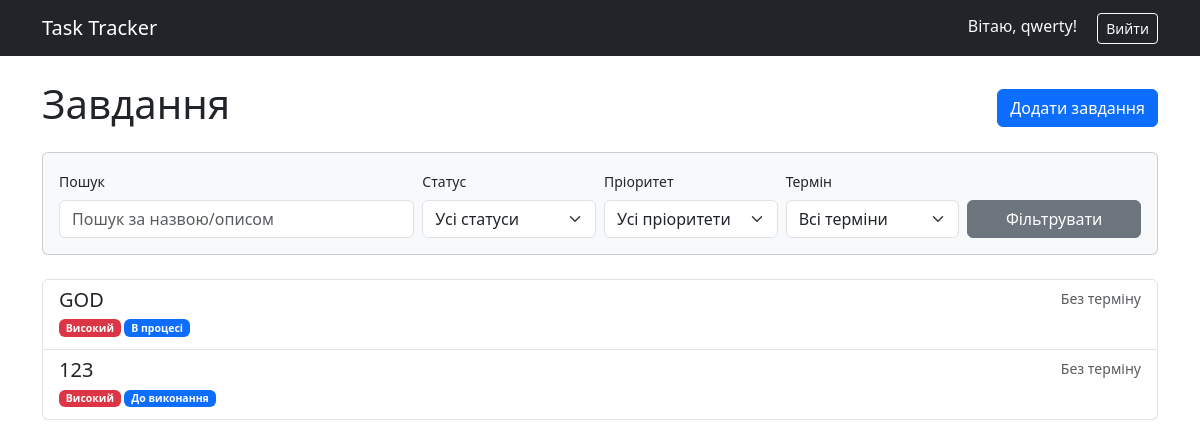
The app's page / (signed in), older data.
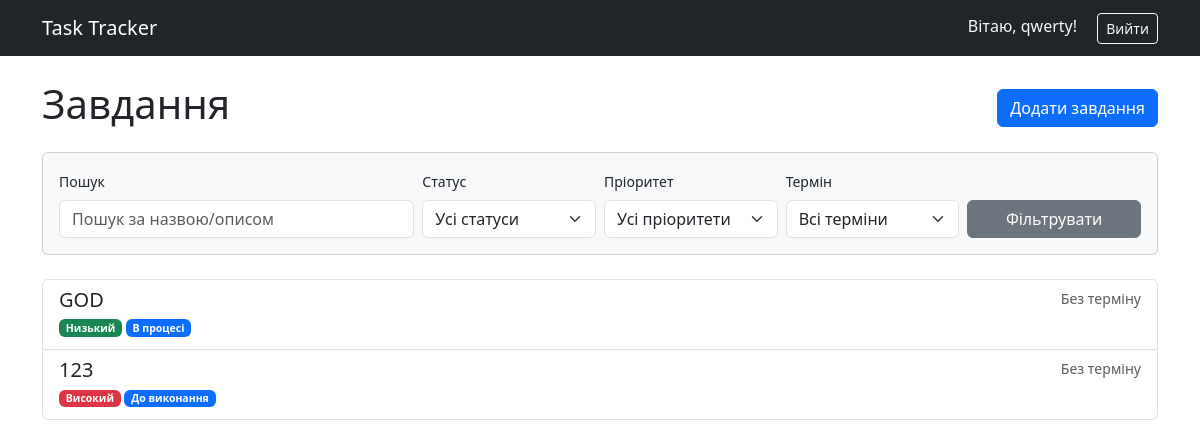
The same page, newer data.
### tasks/models.py (models this page shows, shortened)
class Task(models.Model):
    class Status(models.TextChoices):
        TODO = 'TODO', _('До виконання')
        IN_PROGRESS = 'IN_PROG', _('В процесі')
        DONE = 'DONE', _('Виконано')
    class Priority(models.TextChoices):
        LOW = 'LOW', _('Низький')
        MEDIUM = 'MED', _('Середній')
        HIGH = 'HIGH', _('Високий')
    title = models.CharField(max_length=255, verbose_name=_("Назва"))
    description = models.TextField(blank=True, verbose_name=_("Опис"))
    status = models.CharField(
        max_length=10,
        choices=Status.choices,
        default=Status.TODO,
        verbose_name=_("Статус")
    )
    priority = models.CharField(
        max_length=10,
        choices=Priority.choices,
        default=Priority.MEDIUM,
        verbose_name=_("Пріоритет")
    )
    due_date = models.DateField(null=True, blank=True, verbose_name=_("Термін виконання"))
    image = models.ImageField(
        upload_to='task_images/',
        null=True,
        blank=True,
        verbose_name="Зображення"
    )
    created_at = models.DateTimeField(auto_now_add=True)
    updated_at = models.DateTimeField(auto_now=True)
    user = models.ForeignKey(
        User,
        on_delete=models.CASCADE,
        related_name='tasks',
        verbose_name=_("Користувач")
    )
    class Meta:
        ordering = ['due_date', '-priority']
        verbose_name = _("Завдання")
        verbose_name_plural = _("Завдання")

### tasks/views.py (the view)
# urls.py: path('', TaskListView.as_view(), name='task_list'),
class TaskListView(LoginRequiredMixin, ListView):
    model = Task
    template_name = 'tasks/task_list.html'
    context_object_name = 'tasks'
    paginate_by = 10
    def get_queryset(self):
        queryset = Task.objects.filter(user=self.request.user)
        query = self.request.GET.get('q')
        if query:
            queryset = queryset.filter(
                Q(title__icontains=query) | Q(description__icontains=query)
            )
        status = self.request.GET.get('status')
        if status:
            queryset = queryset.filter(status=status)
        priority = self.request.GET.get('priority')
        if priority:
            queryset = queryset.filter(priority=priority)
        due = self.request.GET.get('due')
        if due == 'overdue':
            queryset = queryset.filter(due_date__lt=date.today(), status__ne=Task.Status.DONE)
        return queryset.order_by('-created_at')
    def get_context_data(self, **kwargs):
        context = super().get_context_data(**kwargs)
        get_params = self.request.GET.copy()
        if 'page' in get_params:
            del get_params['page']
        context['filter_params'] = get_params.urlencode()
        context['status_choices'] = Task.Status.choices
        context['priority_choices'] = Task.Priority.choices
        context['user_today'] = date.today()
        return context

### templates/tasks/task_list.html (shortened to what this page needs)
{% extends 'base.html' %}
{% block content %}
<div class="d-flex justify-content-between align-items-center mb-3">
  <h1>Завдання</h1>
  <div>
    <a class="btn btn-primary" href="{% url 'task_create' %}">Додати завдання</a>
  </div>
</div>
<form class="card card-body bg-light mb-4" method="get">
  <div class="row g-2 align-items-end">
    <div class="col-md-4">
      <label for="search" class="form-label small">Пошук</label>
      <input type="text" name="q" value="{{ request.GET.q|default:'' }}" class="form-control" placeholder="Пошук за назвою/описом">
    </div>
    <div class="col-md-2">
      <label for="status" class="form-label small">Статус</label>
      <select name="status" class="form-select">
        <option value="">Усі статуси</option>
      </select>
    </div>
    <div class="col-md-2">
      <label for="priority" class="form-label small">Пріоритет</label>
      <select name="priority" class="form-select">
        <option value="">Усі пріоритети</option>
      </select>
    </div>
    <div class="col-md-2">
      <label for="due" class="form-label small">Термін</label>
      <select name="due" class="form-select">
        <option value="">Всі терміни</option>
      </select>
    </div>
    <div class="col-md-2 d-grid">
      <button class="btn btn-secondary">Фільтрувати</button>
    </div>
  </div>
</form>
<div class="list-group">
  {% for task in tasks %}
  <a href="{% url 'task_detail' task.pk %}" class="list-group-item list-group-item-action">
    <div class="d-flex w-100 justify-content-between">
      <h5 class="mb-1">{{ task.title }}</h5>
      <small class="text-muted">
        {% if task.due_date %}
          Термін: {{ task.due_date|date:"d.m.Y" }}
          {% if task.due_date < user_today and task.status != 'DONE' %}
            <span class="badge bg-danger ms-1">Протерміновано</span>
          {% endif %}
        {% else %}
          Без терміну
        {% endif %}
      </small>
    </div>
    <p class="mb-1 small text-muted">
      {% if task.priority == 'HIGH' %}
        <span class="badge bg-danger">{{ task.get_priority_display }}</span>
      {% elif task.priority == 'MED' %}
        <span class="badge bg-warning text-dark">{{ task.get_priority_display }}</span>
      {% else %}
        <span class="badge bg-success">{{ task.get_priority_display }}</span>
      {% endif %}
      <span class="badge bg-primary">{{ task.get_status_display }}</span>
    </p>
  </a>
  {% endfor %}
</div>
{% endblock %}

Row changes from the older to the newer data that the page shows:
changed Task "GOD": priority "Високий" → "Низький"
